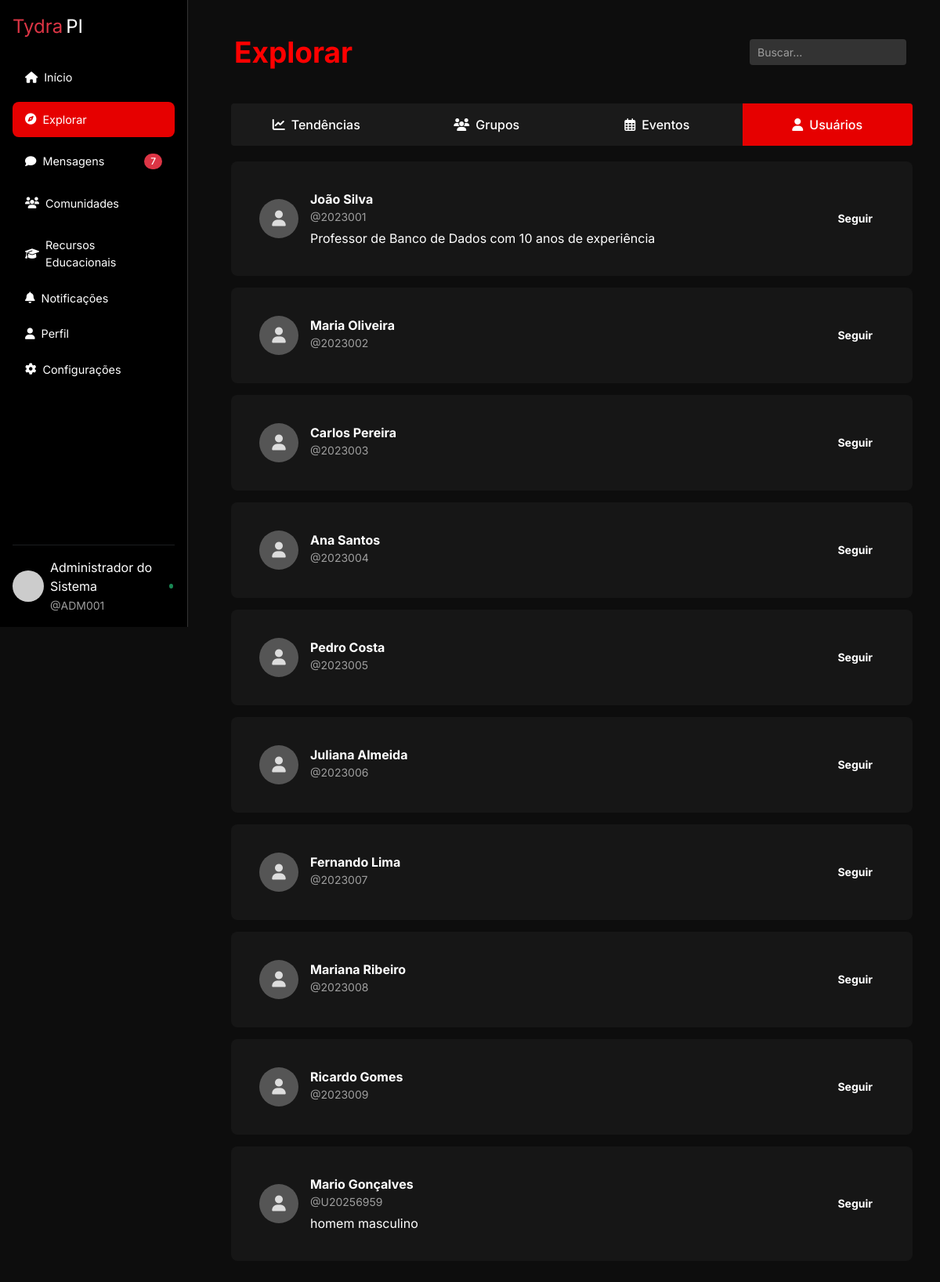
Screenshot of /explorar.php?tab=usuarios (signed in) with the database file from the repository.
### tables this page shows
CREATE TABLE `usuario_config` (
  `id` int(11) NOT NULL,
  `usuario_id` int(10) UNSIGNED NOT NULL,
  `bio` text DEFAULT NULL,
  `telefone` varchar(20) DEFAULT NULL,
  `created_at` timestamp NOT NULL DEFAULT current_timestamp(),
  `updated_at` timestamp NOT NULL DEFAULT current_timestamp() ON UPDATE current_timestamp()
);

CREATE TABLE `usuario` (
  `idusuario` int(10) UNSIGNED NOT NULL,
  `matricula` varchar(20) NOT NULL,
  `idade` tinyint(3) UNSIGNED NOT NULL,
  `foto` varchar(255) DEFAULT NULL,
  `email` varchar(100) NOT NULL,
  `nome` varchar(80) NOT NULL,
  `senha` varchar(255) NOT NULL,
  `data_criacao` datetime NOT NULL DEFAULT current_timestamp(),
  `status` enum('ativo','inativo') NOT NULL DEFAULT 'ativo',
  `criado_em` datetime NOT NULL DEFAULT current_timestamp(),
  `atualizado_em` datetime NOT NULL DEFAULT current_timestamp() ON UPDATE current_timestamp(),
  `admin` tinyint(1) NOT NULL DEFAULT 0
);

### functions/explorar_functions.php (called while the page is built, shortened)
<?php
function buscarUsuarios($pdo, $termoBusca = null, $usuarioAtualId, $pagina = 1, $itensPorPagina = 10) {
    $offset = ($pagina - 1) * $itensPorPagina;
    $sql = "SELECT u.idusuario, u.nome, u.matricula, u.email,
            uc.bio
            FROM usuario u
            LEFT JOIN usuario_config uc ON u.idusuario = uc.usuario_id
            WHERE u.idusuario != :usuarioAtualId
            AND u.status = 'ativo'";
    $params = [':usuarioAtualId' => $usuarioAtualId];
    $sql .= " LIMIT :offset, :limit";
    $stmt = $pdo->prepare($sql);
    foreach ($params as $key => $value) {
        $stmt->bindValue($key, $value);
    }
    $stmt->bindValue(':offset', $offset, PDO::PARAM_INT);
    $stmt->bindValue(':limit', $itensPorPagina, PDO::PARAM_INT);
    $stmt->execute();
    return $stmt->fetchAll(PDO::FETCH_ASSOC);
}
function estaSeguindo($pdo, $seguidorId, $seguidoId) {
    $sql = "SELECT COUNT(*)
            FROM usuario_seguidores
            WHERE seguidor_id = :seguidor_id AND seguido_id = :seguido_id";
    $stmt = $pdo->prepare($sql);
    $stmt->bindValue(':seguidor_id', $seguidorId, PDO::PARAM_INT);
    $stmt->bindValue(':seguido_id', $seguidoId, PDO::PARAM_INT);
    $stmt->execute();
    return $stmt->fetchColumn() > 0;
}

### explorar.php (the view, shortened to what this page needs)
<?php
require './functions/explorar_functions.php';
require 'includes/conexao.php';
$usuarioAtualId = isset($_SESSION['usuario_id']) ? $_SESSION['usuario_id'] : 0;
$termoBusca = isset($_GET['search']) ? trim($_GET['search']) : null;
$usuarios = buscarUsuarios($pdo, $termoBusca, $usuarioAtualId, 1, 10);
$active_tab = isset($_GET['tab']) ? $_GET['tab'] : 'tendencias';
?>
<!DOCTYPE html>
<html lang="pt-BR">
<head>
    <link href="https://cdn.jsdelivr.net/npm/bootstrap@5.3.0-alpha1/dist/css/bootstrap.min.css" rel="stylesheet">
    <link rel="stylesheet" href="https://cdnjs.cloudflare.com/ajax/libs/font-awesome/5.15.4/css/all.min.css">
    <link rel="stylesheet" href="assets/css/style.css">
    <?php include 'includes/header.php'; ?>
</head>
<body>
    <?php include 'includes/sidebar.php'?>
    <div class="d-flex">
        <div class="content-wrapper">
            <div class="container">
                <header class="header row">
                    <div class="col align-items-center p-3">
                        <h1>Explorar</h1>
                    </div>
                    <div class="search-container col justify-center search-container-explorar">
                        <form method="GET" action="">
                            <input type="text" class="search-bar" name="search" placeholder="Buscar..."
                                   aria-label="Buscar" value="<?= htmlspecialchars($termoBusca ?? '') ?>">
                        </form>
                    </div>
                </header>
                <nav class="tabs">
                    <a href="?tab=tendencias" class="tab-link <?= $active_tab === 'tendencias' ? 'active' : '' ?>">
                        <i class="fas fa-chart-line"></i> Tendências
                    </a>
                    <a href="?tab=grupos" class="tab-link <?= $active_tab === 'grupos' ? 'active' : '' ?>">
                        <i class="fas fa-users"></i> Grupos
                    </a>
                    <a href="?tab=eventos" class="tab-link <?= $active_tab === 'eventos' ? 'active' : '' ?>">
                        <i class="far fa-calendar-alt"></i> Eventos
                    </a>
                    <a href="?tab=usuarios" class="tab-link <?= $active_tab === 'usuarios' ? 'active' : '' ?>">
                        <i class="fas fa-user"></i> Usuários
                    </a>
                </nav>
                <main class="content">
                    <?php if ($active_tab === 'tendencias'): ?>
                        <div class="tendencias-container">
                            <div class="alert alert-info">
                                As tendências serão implementadas na próxima versão.
                            </div>
                        </div>
                    <?php elseif ($active_tab === 'usuarios'): ?>
                        <div class="usuarios-container">
                            <?php foreach ($usuarios as $usuario): ?>
                                <div class="card">
                                    <div class="card-body">
                                        <div class="user-profile">
                                            <div class="avatar">
                                                <i class="fas fa-user"></i>
                                            </div>
                                            <div class="user-info">
                                                <div class="user-name">
                                                    <?= htmlspecialchars($usuario['nome']) ?>
                                                </div>
                                                <div class="username">
                                                    @<?= htmlspecialchars($usuario['matricula']) ?>
                                                </div>
                                                <div class="user-bio"><?= htmlspecialchars($usuario['bio'] ?? '') ?></div>
                                            </div>
                                            <?php if ($usuarioAtualId && $usuarioAtualId != $usuario['idusuario']): ?>
                                                <?php if (estaSeguindo($pdo, $usuarioAtualId, $usuario['idusuario'])): ?>
                                                    <button class="btn btn-following">Seguindo</button>
                                                <?php else: ?>
                                                    <form method="POST" action="">
                                                        <button type="submit" class="btn btn-participate">Seguir</button>
                                                    </form>
                                                <?php endif; ?>
                                            <?php elseif ($usuarioAtualId == $usuario['idusuario']): ?>
                                                <button class="btn btn-outline-secondary" disabled>Você</button>
                                            <?php else: ?>
                                                <button class="btn btn-participate" disabled>Faça login</button>
                                            <?php endif; ?>
                                        </div>
                                    </div>
                                </div>
                            <?php endforeach; ?>
                        </div>
                    <?php endif; ?>
                </main>
            </div>
        </div>
    </div>
</body>
</html>

### explorar.php (style rules this page uses)
.content-wrapper { align-self: center; margin-left: 260px; padding: 20px; width: calc(100%); }

### rows the page displays
usuario_config: usuario.nome "João Silva", usuario.matricula "2023001", bio "Professor de Banco de Dados com 10 anos de experiência"
usuario: nome "Maria Oliveira", matricula "2023002"
usuario: nome "Carlos Pereira", matricula "2023003"
usuario: nome "Ana Santos", matricula "2023004"
usuario: nome "Pedro Costa", matricula "2023005"
usuario: nome "Juliana Almeida", matricula "2023006"
usuario: nome "Fernando Lima", matricula "2023007"
usuario: nome "Mariana Ribeiro", matricula "2023008"
usuario: nome "Ricardo Gomes", matricula "2023009"
usuario_config: usuario.nome "Mario Gonçalves", usuario.matricula "U20256959", bio "homem masculino"

### other values shown
$menu['label'] "Recursos Educacionais"
$menu['label'] "Notificações"
$usuarioNome "Administrador do Sistema"
$usuarioMatricula "ADM001"
